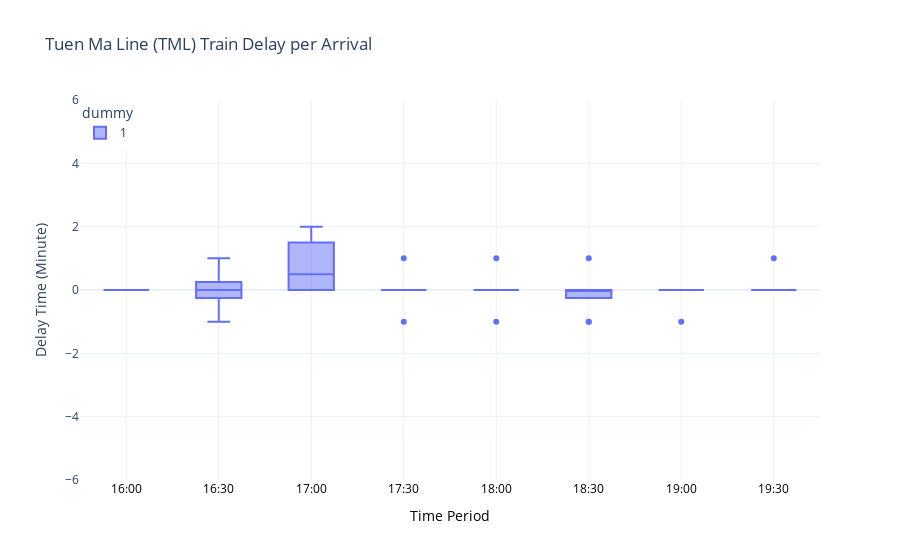

The code cell stored with this chart in its notebook:
### Markdown cell above
## Plot Examples -- Have fun here!

### Code cell
# Input Data
### HEAVY RAIL ###
# TYPE 1 - PLOTS RELATED TO STATION
data_p_hr_1a_1 = {
    'graph': 'p_hr_1a',
    'start_station_id': 'TML-TKW',
    'direction': 'up',
    'start_time': '2022-04-22 16:00',
    'end_time': '2022-04-22 20:00'  
}


# See the graphs you want here!
p_hr_1a(data_p_hr_1a_1)

# See the graphs you want here!
data_p_hr_1a_2 = data_p_hr_1a_1.copy()
data_p_hr_1a_2['direction'] = 'down'

data_p_hr_1b = data_p_hr_1a_1.copy()
data_p_hr_1b['graph'] = 'p_hr_1b'

data_p_hr_1c = data_p_hr_1a_1.copy()
data_p_hr_1c['graph'] = 'p_hr_1c'

data_p_hr_1d = data_p_hr_1a_1.copy()
data_p_hr_1d['graph'] = 'p_hr_1d'


### LIGHT RAIL ###
# TYPE 1 - PLOTS RELATED TO STATION
data_p_lr_1a = {
    'graph': 'p_lr_1a',
    'start_station_id': '435',
    'platform_id': '1',
    'start_time': '2022-04-22 16:00',
    'end_time': '2022-04-22 20:00'  
}

data_p_lr_1b = data_p_lr_1a.copy()
data_p_lr_1b['graph'] = 'p_lr_1b'

data_p_lr_1c = data_p_lr_1a.copy()
data_p_lr_1c['graph'] = 'p_lr_1c'

data_p_lr_1d = data_p_lr_1a.copy()
data_p_lr_1d['graph'] = 'p_lr_1d'


# TYPE 2 - PLOTS RELATED TO TRIPS BETWEEN TWO STATIONS
data_p_lr_2a = {
    'graph': 'p_lr_2a',
    'start_station_id': '435',
    'end_station_id': '436',
    'platform_id': '1',
    'start_time': '2022-04-22 16:00',
    'end_time': '2022-04-22 20:00'  
}


# See the graphs you want here!
# p_hr_1a(data_p_hr_1a_1)
# p_hr_1b(data_p_hr_1b)
# p_hr_1c(data_p_hr_1c)
p_hr_1d(data_p_hr_1d)

# p_lr_1a(data_p_lr_1a)
# p_lr_1b(data_p_lr_1b)
# p_lr_1c(data_p_lr_1c)
# p_lr_1d(data_p_lr_1d)

# p_lr_2a(data_p_lr_2a)

### Figure 1 — Plotly figure (JSON) as saved in the notebook; plotly's stock layout.template omitted (floating-point values rounded to 4 significant figures)
{"data": [{"alignmentgroup": "True", "hovertemplate": "dummy=1<br>x=%{x}<br>y=%{y}<extra></extra>", "legendgroup": "1", "marker": {"color": "#636efa"}, "name": "1", "notched": false, "offsetgroup": "1", "orientation": "v", "showlegend": true, "type": "box", "x": ["16:00", "16:00", "16:00", "16:00", "16:30", "16:30", "16:30", "16:30", "16:30", "17:00", "17:00", "17:00", "17:00", "17:30", "17:30", "17:30", "17:30", "17:30", "17:30", "17:30", "17:30", "17:30", "18:00", "18:00", "18:00", "18:00", "18:00", "18:00", "18:00", "18:00", "18:30", "18:30", "18:30", "18:30", "18:30", "18:30", "18:30", "18:30", "18:30", "19:00", "19:00", "19:00", "19:00", "19:00", "19:00", "19:00", "19:00", "19:30", "19:30", "19:30", "19:30", "19:30", "19:30", "19:30", "19:30", "19:30"], "x0": " ", "xaxis": "x", "y": [0, 0, 0, 0, 0, 0, -1, 0, 1, 0, 0, 1, 2, 0, 0, 0, 0, -1, 0, 1, 0, 0, 0, 1, 0, 0, -1, 0, 0, 0, 0, 0, 0, 1, 0, 0, 0, -1, -1, 0, 0, -1, 0, 0, 0, 0, 0, 0, 0, 1, 0, 0, 0, 0, 0, 0], "y0": " ", "yaxis": "y"}], "layout": {"boxmode": "group", "legend": {"title": {"text": "dummy"}, "tracegroupgap": 0, "x": 0, "y": 1}, "title": {"text": "Tuen Ma Line (TML) Train Delay per Arrival"}, "xaxis": {"anchor": "y", "color": "black", "domain": [0, 1], "showgrid": true, "title": {"text": "Time Period"}}, "yaxis": {"anchor": "x", "domain": [0, 1], "range": [-6, 6], "showgrid": true, "title": {"text": "Delay Time (Minute)"}}}}
